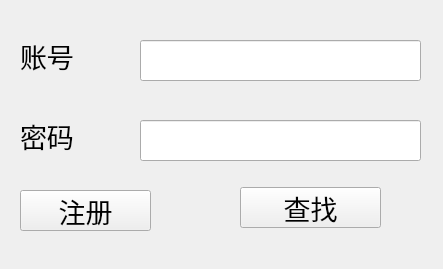
<?xml version="1.0" encoding="UTF-8"?>
<ui version="4.0">
 <class>Widget</class>
 <widget class="QWidget" name="Widget">
  <property name="geometry">
   <rect>
    <x>0</x>
    <y>0</y>
    <width>443</width>
    <height>269</height>
   </rect>
  </property>
  <property name="font">
   <font>
    <pointsize>20</pointsize>
   </font>
  </property>
  <property name="windowTitle">
   <string>Widget</string>
  </property>
  <widget class="QLineEdit" name="lineEdit">
   <property name="geometry">
    <rect>
     <x>140</x>
     <y>40</y>
     <width>281</width>
     <height>41</height>
    </rect>
   </property>
   <property name="font">
    <font>
     <pointsize>20</pointsize>
    </font>
   </property>
  </widget>
  <widget class="QLabel" name="label">
   <property name="geometry">
    <rect>
     <x>20</x>
     <y>40</y>
     <width>68</width>
     <height>31</height>
    </rect>
   </property>
   <property name="text">
    <string>账号</string>
   </property>
  </widget>
  <widget class="QLabel" name="label_2">
   <property name="geometry">
    <rect>
     <x>20</x>
     <y>120</y>
     <width>68</width>
     <height>31</height>
    </rect>
   </property>
   <property name="text">
    <string>密码</string>
   </property>
  </widget>
  <widget class="QLineEdit" name="lineEdit_2">
   <property name="geometry">
    <rect>
     <x>140</x>
     <y>120</y>
     <width>281</width>
     <height>41</height>
    </rect>
   </property>
  </widget>
  <widget class="QPushButton" name="pushButton">
   <property name="geometry">
    <rect>
     <x>20</x>
     <y>190</y>
     <width>131</width>
     <height>41</height>
    </rect>
   </property>
   <property name="text">
    <string>注册</string>
   </property>
  </widget>
  <widget class="QPushButton" name="pushButton_2">
   <property name="geometry">
    <rect>
     <x>240</x>
     <y>187</y>
     <width>141</width>
     <height>41</height>
    </rect>
   </property>
   <property name="text">
    <string>查找</string>
   </property>
  </widget>
 </widget>
 <resources/>
 <connections/>
</ui>
